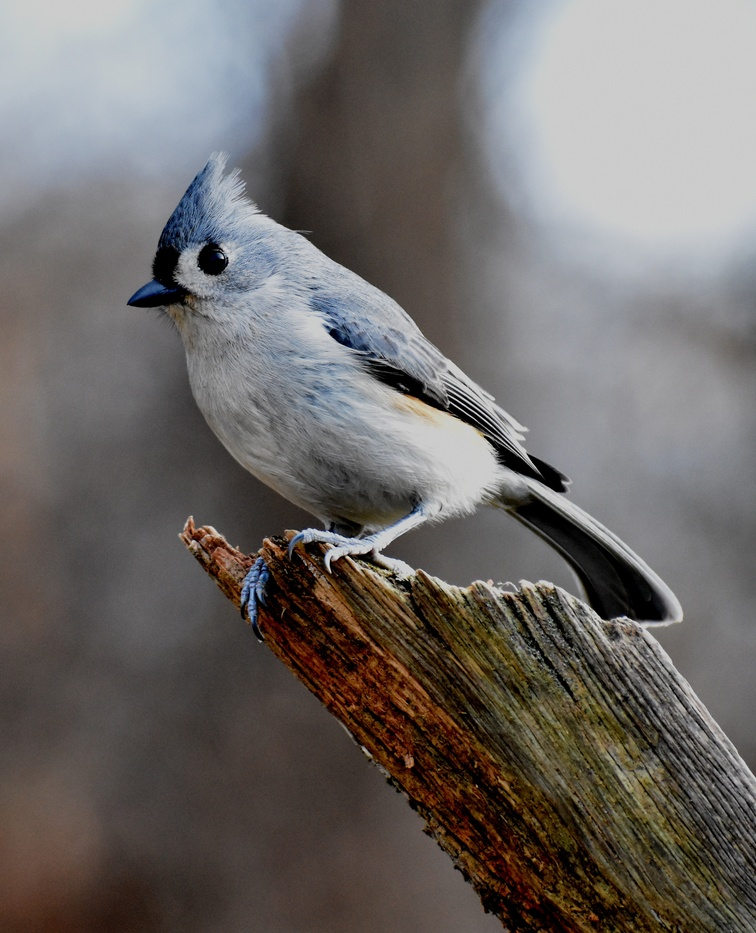
#> input picture denoise.jpeg, 756 x 933 px, shrunk from 2634 x 3252 before the run, found by its file name
$ python denoise_python.py   (older library calls are emulated)
#> lines starting #> are read from the running program, lines starting #| are printed output that depends on the picture
# -*- coding: utf-8 -*-
"""denoise_python.ipynb

Automatically generated by Colaboratory.

Original file is located at
    https://colab.research.google.com/drive/1ABR0DBwyffmN6GC3_9yWTowtbLEwgdco

**DENOISE **
"""

import numpy
from matplotlib import pyplot as plt

def gaussian_kernel(size, size_y=None):
    size = int(size)
    if not size_y:
        size_y = size
    else:
        size_y = int(size_y)
    x, y = numpy.mgrid[-size:size+1, -size_y:size_y+1]
    g = numpy.exp(-(x**2/float(size)+y**2/float(size_y)))
    return g / g.sum()


gaussian_kernel_array = gaussian_kernel(3)
print(gaussian_kernel_array)
plt.imshow(gaussian_kernel_array, cmap=plt.get_cmap('jet'), interpolation='nearest')
plt.colorbar()
plt.show()
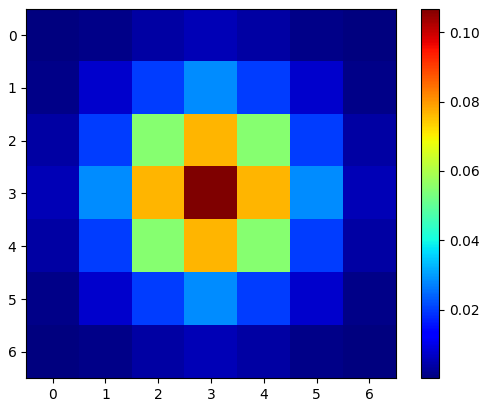
#> figure drawn by matplotlib, 2 panels

from skimage.restoration import denoise_nl_means, estimate_sigma
from skimage import img_as_ubyte, img_as_float
from matplotlib import pyplot as plt
from skimage import io
import numpy as np

img = img_as_float(io.imread("/content/denoise.jpeg"))
#Need to convert to float as we will be doing math on the array

from scipy import ndimage as nd
gaussian_img = nd.gaussian_filter(img, sigma=3)
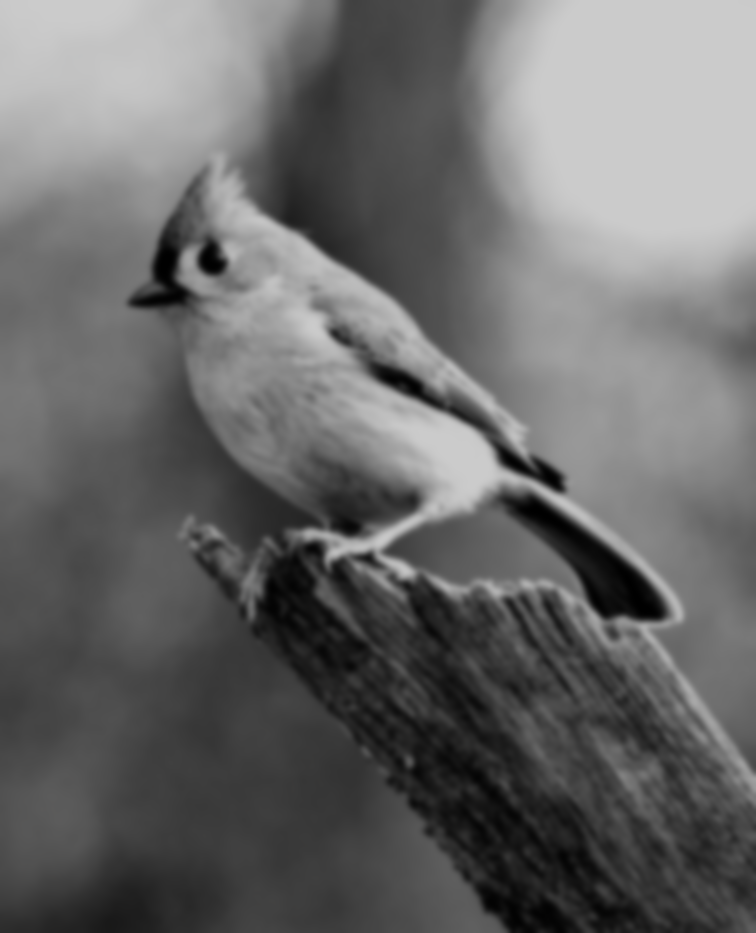
#> gaussian_img: shape (933, 756, 3) float64; mean R, G, B 0.415, 0.415, 0.414
plt.imsave("/content/gaussian.jpg", gaussian_img)


median_img = nd.median_filter(img, size=3)
plt.imsave("/content/median.jpg", median_img)

gaussian_img = nd.gaussian_filter(img, sigma=3)
plt.imsave("/content/gaussian.jpg", gaussian_img)


##### NLM#####

sigma_est = np.mean(estimate_sigma(img, multichannel=True))
#> sigma_est = 0.0035

patch_kw = dict(patch_size=5,
                patch_distance=3,
                multichannel=True)

denoise_img = denoise_nl_means(img, h=1.15 * sigma_est, fast_mode=False,
                               patch_size=5, patch_distance=3, multichannel=True)
"""
denoise_img = denoise_nl_means(img, h=1.15 * sigma_est, fast_mode=False,
                           **patch_kw)
"""
denoise_img_as_8byte = img_as_ubyte(denoise_img)

plt.imshow(denoise_img)
#plt.imshow(denoise_img_as_8byte, cmap=plt.cm.gray, interpolation='nearest')
plt.imsave("/content/NLM.jpg",denoise_img)
